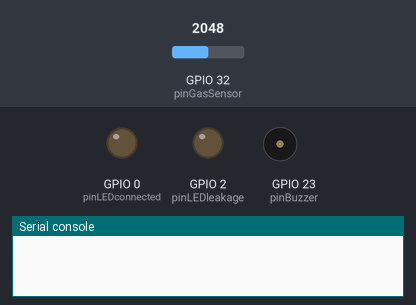
Recording of a program running on a simulated ESP32 board running MicroPython. On the bench: output pins drawn as LEDs (lit = HIGH), buzzer (waves = sounding), the last lines printed to the serial console. Dashed ring = blinking. Inputs (shaded band) come from the test bench; at power-on: GPIO 32 (pinGasSensor) = 2048 (analog values on the 0–4095 scale). WiFi joins after 1.5 s; no MQTT or app messages arrive unless stated; values from a settings file that is not in the repository are placeholders.

Above: at 0.8 s.
At 2.1 s:
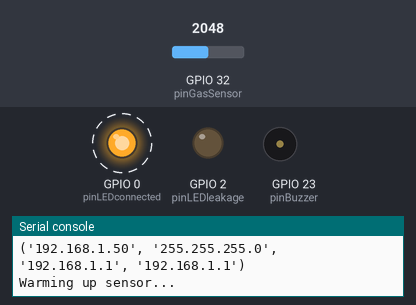
Timing chart, 0 to 4.6 s (numbered marks = the images above):
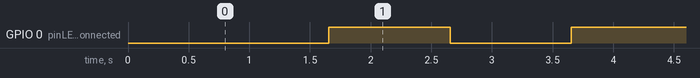

The program:

main.py
```python
import time
import ubinascii
import machine
import micropython
from machine import PWM, Pin, ADC
from umqttsimple import MQTTClient
from functions import playBuzzer
from MQ2 import getRatio, calculateR0
from pins import *
from config import MQTT_USER, MQTT_PASSWORD


MQTT_SERVER = 'maqiatto.com'
MQTT_PORT = 1883

SUB_TOPIC = 'vitorsorpile@gmail.com/gas_sensor'

leakageDetected = False

def connect():
    client_id = ubinascii.hexlify(machine.unique_id())
    #   global client_id, mqtt_server, top ic_sub
    client_ = MQTTClient(client_id, MQTT_SERVER, port=MQTT_PORT, user=MQTT_USER, password=MQTT_PASSWORD)
    # client.set_callback(sub_cb)
    client_.connect()
    # client.subscribe(SUB_TOPIC)
    # print('Connected to %s MQTT broker, subscribed to %s topic' % (MQTT_SERVER, SUB_TOPIC))
    return client_

def restart_and_reconnect():
    print('Failed to connect to MQTT broker. Reconnecting...')
    time.sleep(10)
    machine.reset()

try:
    client = connect()
except OSError as e:
    restart_and_reconnect()

print('Warming up sensor...')
for _ in range(10):
    pinLEDconnected.value(not pinLEDconnected.value())
    time.sleep(1)

print('Finished warming up.')
pinLEDconnected.on()

# calculateR0()


while True:
    # tmpFile = open('clearAirMeasures.txt', 'w')
    count = 0
    try:
        # value = MQGetGasPercentage(MQRead(pins.adcGasSensor)/Ro,GAS_LPG)
        # value = 0
        # for _ in range(50):
        #     value += adcGasSensor.read()
        #     time.sleep(0.1)
        # value = value/50
        # print(value*10000)
        value = getRatio()
        print(value)
        client.publish(SUB_TOPIC, str(value), qos=1)

        count += 1

        if value < 0.19:
            leakageDetected = True
            break

        if count == 100:
            break
        time.sleep(1)

        # time.sleep(5)
        # client.check_msg()
        # if (time.time() - last_message) > message_interval:
        #   msg = b'Hello #%d' % counter
        #   client.publish(SUB_TOPIC, b'received')
        #   last_message = time.time()
        #   counter += 1
    except OSError as e:
        restart_and_reconnect()

if leakageDetected:
    pinLEDleakage.on()
    while True:
        playBuzzer(pwmBuzzer)
```

functions.py
```python
from time import sleep
from machine import PWM

def playBuzzer(pwmBuzzer: PWM):
    pwmBuzzer.freq(512)
    pwmBuzzer.init()

    for _ in range(3):
        pwmBuzzer.duty(512)
        sleep(1)
        pwmBuzzer.duty(0)
        sleep(0.5)

    # pwmBuzzer.duty(50)B
    pwmBuzzer.deinit()
```

MQ2.py
```python
from time import sleep
import math
import pins

def calculateR0():
    sensorValue = 0
    for _ in range(100):
        sensorValue += pins.adcGasSensor.read()
        sleep(0.1)

    sensorValue /= 100

    sensorValue = sensorValue * 5.0 / 3.33

    sensorVolt = sensorValue/4096*5.0
    RS_air = (5.0 - sensorVolt)/sensorVolt
    R0 = RS_air/9.83
    print(f'R0 is {R0}')

    return R0

def getRatio():
    sensor_volt = 0
    RS_gas = 0 # Get value of RS in a GAS
    # ratio = 0 # Get ratio RS_GAS/RS_air
    sensorValue = pins.adcGasSensor.read()

    sensorValue = sensorValue * 5.0 / 3.33

    sensor_volt= sensorValue/4096*5.0
    RS_gas = (5.0-sensor_volt)/sensor_volt # omit *RL
    R0 = 0.3
    #/*-Replace the name "R0" with the value of R0 in the demo of First Test -*/
    ratio = RS_gas/R0 # ratio = RS/R0
    # print(ratio)
    return ratio
    #/*-----------------------------------------------------------------------*/
    # Serial.print("sensor_volt = ");
    # Serial.println(sensor_volt);
    # Serial.print("RS_ratio = ");
    # Serial.println(RS_gas);
    # Serial.print("Rs/R0 = ");
    # Serial.println(ratio);
    # Serial.print("\n\n");
    # delay(1000);
```

pins.py
```python
from machine import Pin, PWM, ADC

pinLEDconnected = Pin(0, Pin.OUT)
pinLEDconnected.off()

pinLEDleakage = Pin(2, Pin.OUT)
pinLEDleakage.off()

pinBuzzer = Pin(23, Pin.OUT)
pwmBuzzer = PWM(pinBuzzer)

pwmBuzzer.deinit()

pinGasSensor = Pin(32)
adcGasSensor = ADC(pinGasSensor, atten= ADC.ATTN_11DB)
```

boot.py
```python
# This file is executed on every boot (including wake-boot from deepsleep)
#import esp
#esp.osdebug(None)
#import webrepl
#webrepl.start()

import time
from umqttsimple import MQTTClient
import ubinascii
import machine
import micropython
import network
import esp
esp.osdebug(None)
import gc
gc.collect()

from config import WIFI_SSID, WIFI_PASSWORD

last_message = 0
message_interval = 5
counter = 0

station = network.WLAN(network.STA_IF)

station.active(True)
station.connect(WIFI_SSID, WIFI_PASSWORD)

while station.isconnected() == False:
    pass

print('Connection successful')
print(station.ifconfig())
```

Measured:
- by itself, GPIO 0 (pinLEDconnected): alternates HIGH for 1.0 s and LOW for 1.0 s, 11 changes in all, then stays HIGH
